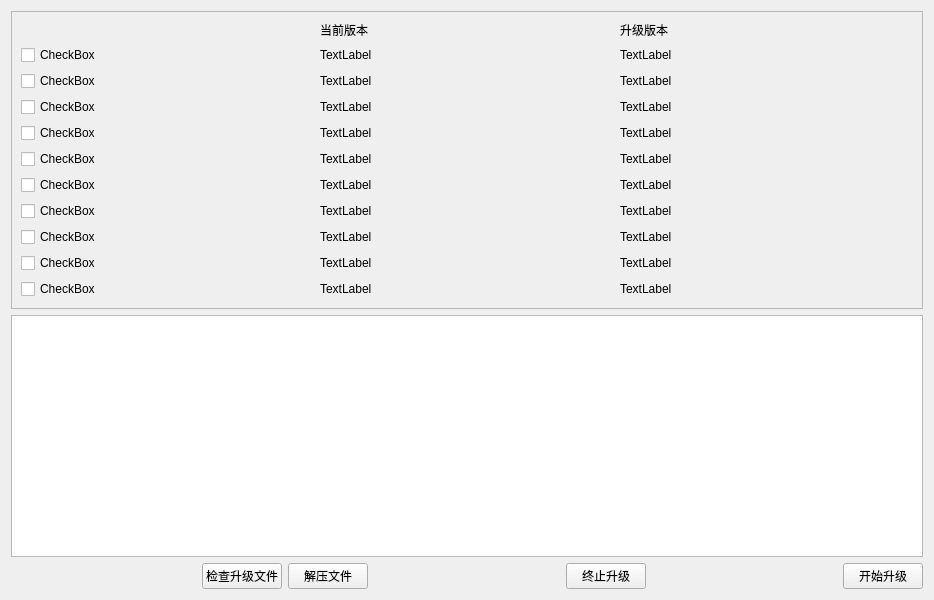
<?xml version="1.0" encoding="UTF-8"?>
<ui version="4.0">
 <class>OneKeyUpdateFpgaWidget</class>
 <widget class="QWidget" name="OneKeyUpdateFpgaWidget">
  <property name="geometry">
   <rect>
    <x>0</x>
    <y>0</y>
    <width>934</width>
    <height>600</height>
   </rect>
  </property>
  <property name="windowTitle">
   <string>Form</string>
  </property>
  <layout class="QVBoxLayout" name="verticalLayout">
   <item>
    <widget class="QScrollArea" name="scrollArea">
     <property name="widgetResizable">
      <bool>true</bool>
     </property>
     <widget class="QWidget" name="scrollAreaWidgetContents">
      <property name="geometry">
       <rect>
        <x>0</x>
        <y>0</y>
        <width>897</width>
        <height>369</height>
       </rect>
      </property>
      <layout class="QGridLayout" name="gridLayout">
       <item row="4" column="2">
        <widget class="QLabel" name="updateVersionLbl_4">
         <property name="text">
          <string>TextLabel</string>
         </property>
        </widget>
       </item>
       <item row="7" column="0">
        <widget class="QCheckBox" name="controlChk">
         <property name="text">
          <string>CheckBox</string>
         </property>
        </widget>
       </item>
       <item row="3" column="1">
        <widget class="QLabel" name="curVersionLbl_3">
         <property name="text">
          <string>TextLabel</string>
         </property>
        </widget>
       </item>
       <item row="10" column="1">
        <widget class="QLabel" name="curVersionLbl_10">
         <property name="text">
          <string>TextLabel</string>
         </property>
        </widget>
       </item>
       <item row="6" column="0">
        <widget class="QCheckBox" name="valveChk">
         <property name="text">
          <string>CheckBox</string>
         </property>
        </widget>
       </item>
       <item row="9" column="2">
        <widget class="QLabel" name="updateVersionLbl_9">
         <property name="text">
          <string>TextLabel</string>
         </property>
        </widget>
       </item>
       <item row="8" column="1">
        <widget class="QLabel" name="curVersionLbl_8">
         <property name="text">
          <string>TextLabel</string>
         </property>
        </widget>
       </item>
       <item row="1" column="0">
        <widget class="QCheckBox" name="interfaceChk">
         <property name="text">
          <string>CheckBox</string>
         </property>
        </widget>
       </item>
       <item row="8" column="0">
        <widget class="QCheckBox" name="lampChk">
         <property name="text">
          <string>CheckBox</string>
         </property>
        </widget>
       </item>
       <item row="6" column="2">
        <widget class="QLabel" name="updateVersionLbl_6">
         <property name="text">
          <string>TextLabel</string>
         </property>
        </widget>
       </item>
       <item row="2" column="2">
        <widget class="QLabel" name="updateVersionLbl_2">
         <property name="text">
          <string>TextLabel</string>
         </property>
        </widget>
       </item>
       <item row="5" column="1">
        <widget class="QLabel" name="curVersionLbl_5">
         <property name="text">
          <string>TextLabel</string>
         </property>
        </widget>
       </item>
       <item row="0" column="2">
        <widget class="QLabel" name="label_2">
         <property name="text">
          <string>升级版本</string>
         </property>
        </widget>
       </item>
       <item row="10" column="2">
        <widget class="QLabel" name="updateVersionLbl_10">
         <property name="text">
          <string>TextLabel</string>
         </property>
        </widget>
       </item>
       <item row="3" column="2">
        <widget class="QLabel" name="updateVersionLbl_3">
         <property name="text">
          <string>TextLabel</string>
         </property>
        </widget>
       </item>
       <item row="1" column="2">
        <widget class="QLabel" name="updateVersionLbl_1">
         <property name="text">
          <string>TextLabel</string>
         </property>
        </widget>
       </item>
       <item row="7" column="1">
        <widget class="QLabel" name="curVersionLbl_7">
         <property name="text">
          <string>TextLabel</string>
         </property>
        </widget>
       </item>
       <item row="6" column="1">
        <widget class="QLabel" name="curVersionLbl_6">
         <property name="text">
          <string>TextLabel</string>
         </property>
        </widget>
       </item>
       <item row="5" column="0">
        <widget class="QCheckBox" name="backSlaveChk">
         <property name="text">
          <string>CheckBox</string>
         </property>
        </widget>
       </item>
       <item row="3" column="0">
        <widget class="QCheckBox" name="backMasterChk">
         <property name="text">
          <string>CheckBox</string>
         </property>
        </widget>
       </item>
       <item row="2" column="0">
        <widget class="QCheckBox" name="frontMasterChk">
         <property name="text">
          <string>CheckBox</string>
         </property>
        </widget>
       </item>
       <item row="10" column="0">
        <widget class="QCheckBox" name="dljcChk">
         <property name="text">
          <string>CheckBox</string>
         </property>
        </widget>
       </item>
       <item row="1" column="1">
        <widget class="QLabel" name="curVersionLbl_1">
         <property name="text">
          <string>TextLabel</string>
         </property>
        </widget>
       </item>
       <item row="7" column="2">
        <widget class="QLabel" name="updateVersionLbl_7">
         <property name="text">
          <string>TextLabel</string>
         </property>
        </widget>
       </item>
       <item row="5" column="2">
        <widget class="QLabel" name="updateVersionLbl_5">
         <property name="text">
          <string>TextLabel</string>
         </property>
        </widget>
       </item>
       <item row="9" column="1">
        <widget class="QLabel" name="curVersionLbl_9">
         <property name="text">
          <string>TextLabel</string>
         </property>
        </widget>
       </item>
       <item row="4" column="0">
        <widget class="QCheckBox" name="frontSlaveChk">
         <property name="text">
          <string>CheckBox</string>
         </property>
        </widget>
       </item>
       <item row="0" column="1">
        <widget class="QLabel" name="label">
         <property name="text">
          <string>当前版本</string>
         </property>
        </widget>
       </item>
       <item row="4" column="1">
        <widget class="QLabel" name="curVersionLbl_4">
         <property name="text">
          <string>TextLabel</string>
         </property>
        </widget>
       </item>
       <item row="9" column="0">
        <widget class="QCheckBox" name="zdjcChk">
         <property name="text">
          <string>CheckBox</string>
         </property>
        </widget>
       </item>
       <item row="2" column="1">
        <widget class="QLabel" name="curVersionLbl_2">
         <property name="text">
          <string>TextLabel</string>
         </property>
        </widget>
       </item>
       <item row="8" column="2">
        <widget class="QLabel" name="updateVersionLbl_8">
         <property name="text">
          <string>TextLabel</string>
         </property>
        </widget>
       </item>
      </layout>
     </widget>
    </widget>
   </item>
   <item>
    <widget class="QListWidget" name="FileListWidget">
     <property name="minimumSize">
      <size>
       <width>0</width>
       <height>200</height>
      </size>
     </property>
    </widget>
   </item>
   <item>
    <layout class="QHBoxLayout" name="horizontalLayout">
     <item>
      <spacer name="horizontalSpacer_2">
       <property name="orientation">
        <enum>Qt::Horizontal</enum>
       </property>
       <property name="sizeHint" stdset="0">
        <size>
         <width>40</width>
         <height>20</height>
        </size>
       </property>
      </spacer>
     </item>
     <item>
      <widget class="QPushButton" name="checkFileBtn">
       <property name="text">
        <string>检查升级文件</string>
       </property>
      </widget>
     </item>
     <item>
      <widget class="QPushButton" name="tarUpdateFileBtn">
       <property name="text">
        <string>解压文件</string>
       </property>
      </widget>
     </item>
     <item>
      <spacer name="horizontalSpacer_3">
       <property name="orientation">
        <enum>Qt::Horizontal</enum>
       </property>
       <property name="sizeHint" stdset="0">
        <size>
         <width>40</width>
         <height>20</height>
        </size>
       </property>
      </spacer>
     </item>
     <item>
      <widget class="QPushButton" name="stopBtn">
       <property name="text">
        <string>终止升级</string>
       </property>
      </widget>
     </item>
     <item>
      <spacer name="horizontalSpacer">
       <property name="orientation">
        <enum>Qt::Horizontal</enum>
       </property>
       <property name="sizeHint" stdset="0">
        <size>
         <width>40</width>
         <height>20</height>
        </size>
       </property>
      </spacer>
     </item>
     <item>
      <widget class="QPushButton" name="startBtn">
       <property name="text">
        <string>开始升级</string>
       </property>
      </widget>
     </item>
    </layout>
   </item>
  </layout>
 </widget>
 <resources/>
 <connections/>
</ui>
